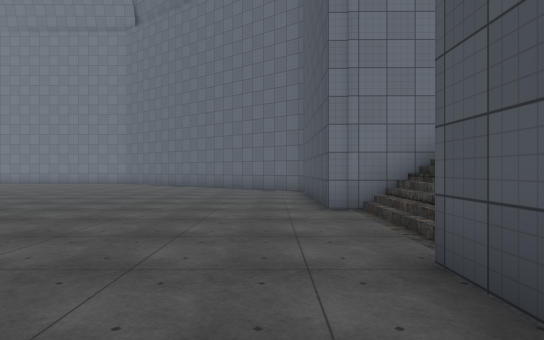
[1] (above)

23 first-person views from a walk through a scene from a Unity 3-D project. The camera is 1.4 m above the floor, looks level and sees 75° across. The floor is counted in squares, 2 m on a side. Each view is taken from the middle of a square. On the plan, view 1 faces up. The plan holds only what a view shows up to about 11 squares ahead; the rest is blank. The place goes on beyond the plan. Some surface patterns are stand-ins.

[2]
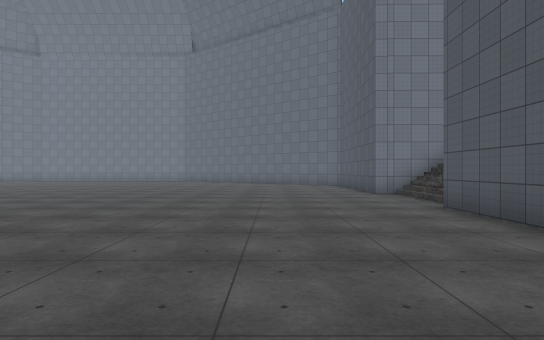

[3]
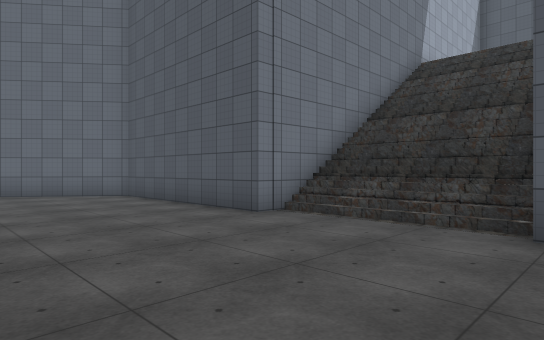

[4]
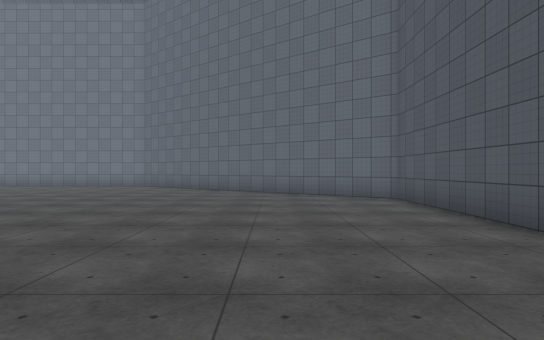

[5]
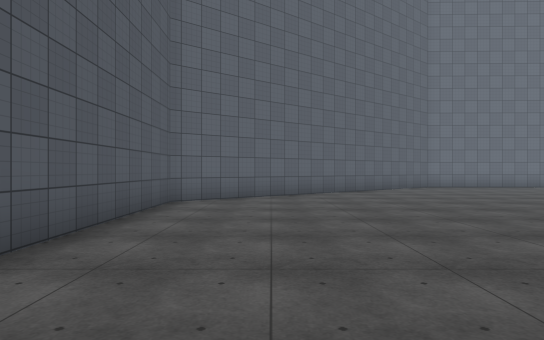

[6]
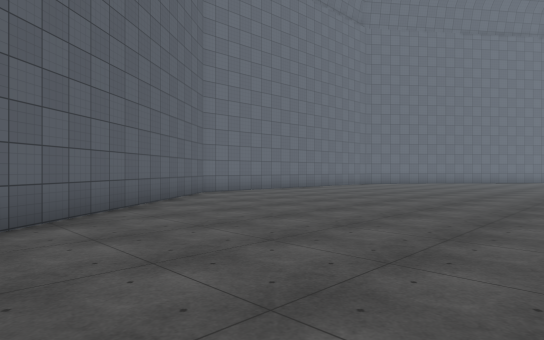

[7]
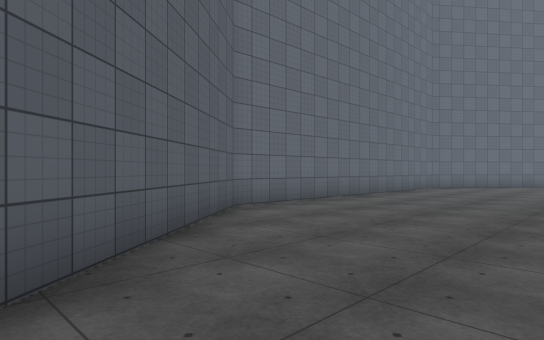

[8]
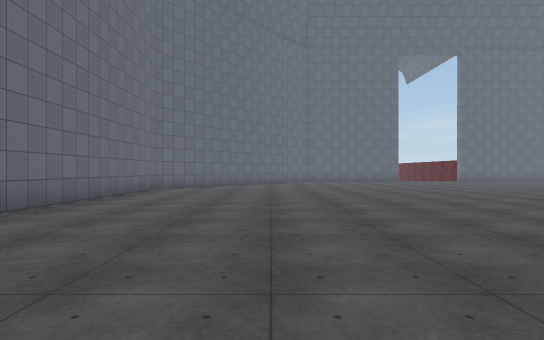

[9]
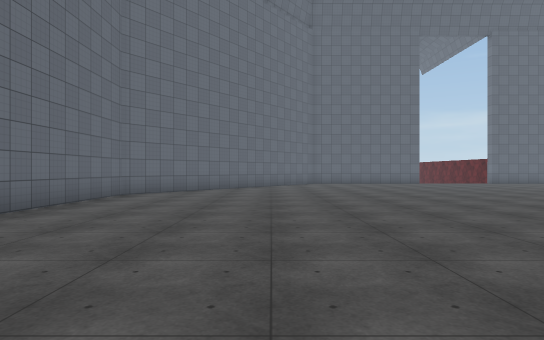

[10]
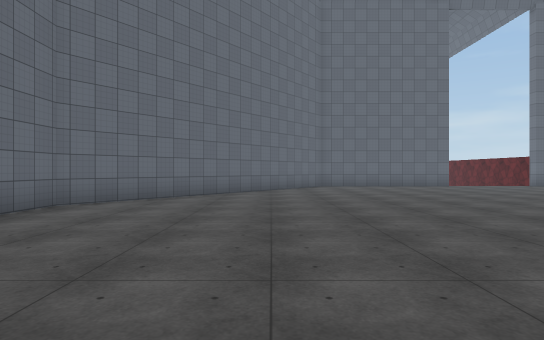

[11]
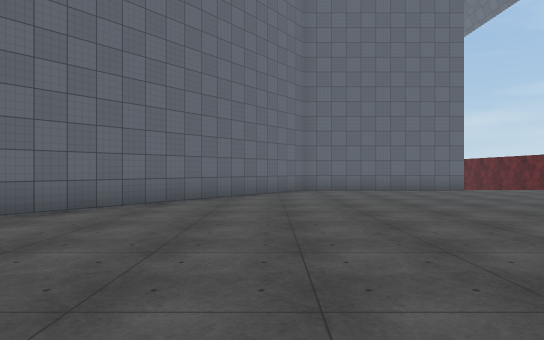

[12]
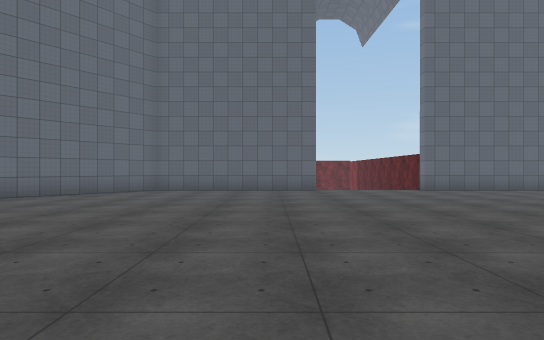

[13]
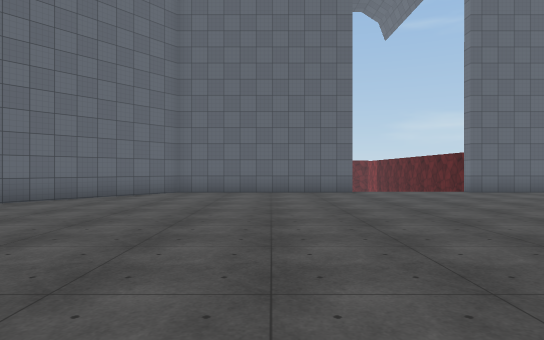

[14]
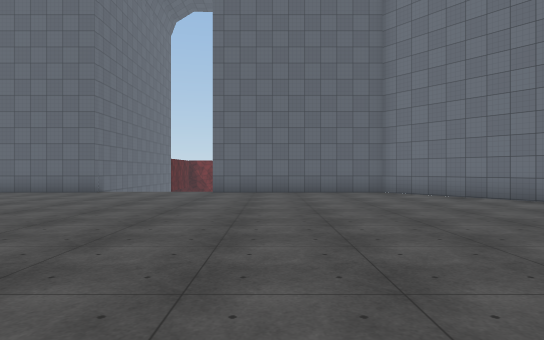

[15]
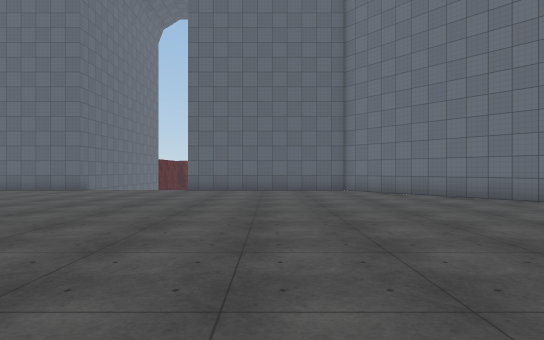

[16]
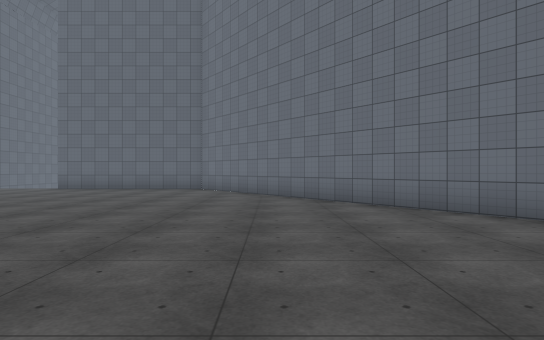

[17]
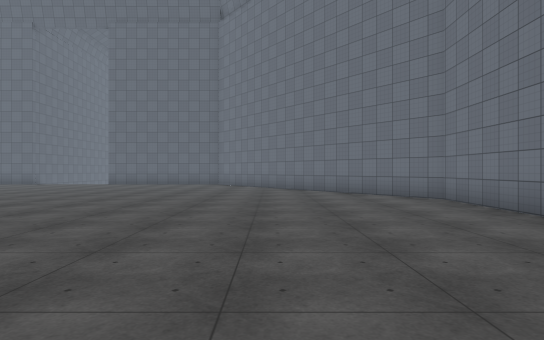

[18]
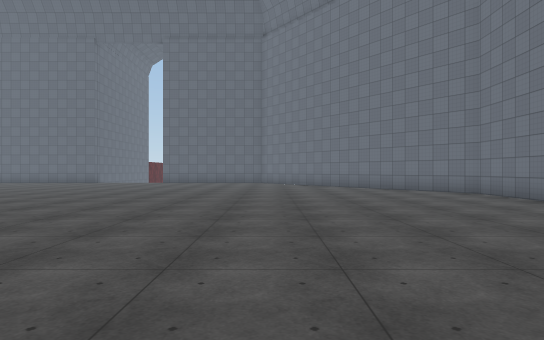

[19]
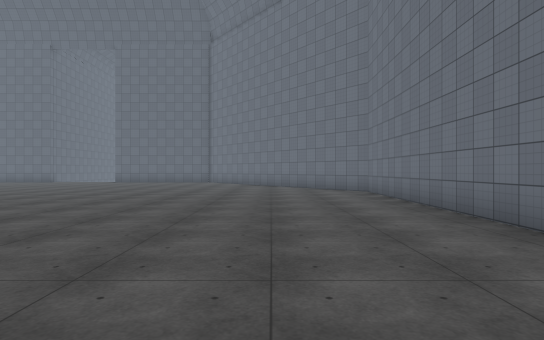

[20]
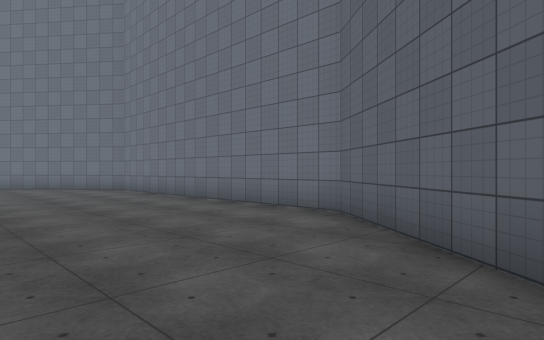

[21]
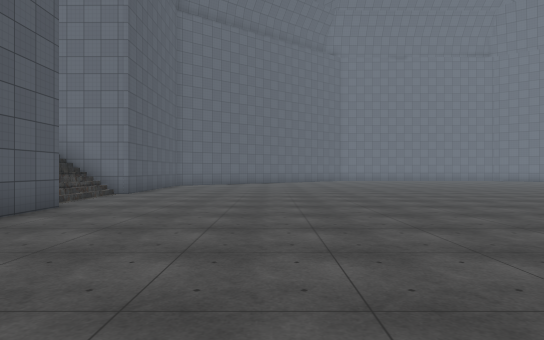

[22]
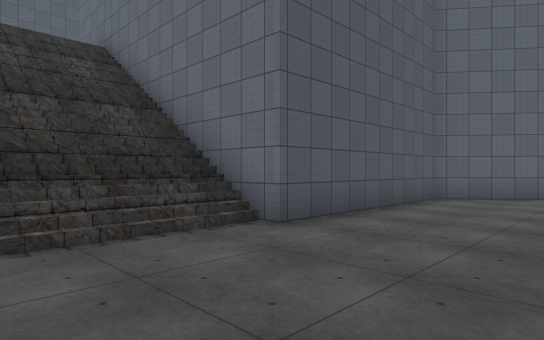

[23]
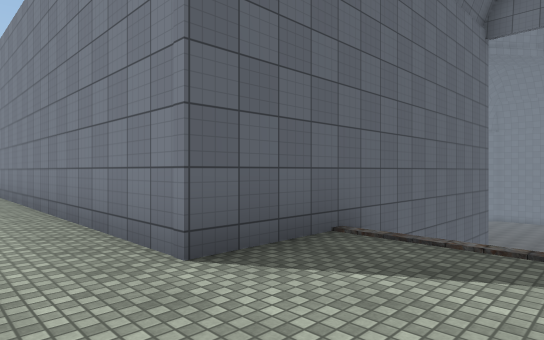

### Floor plan
Key: @ floor where view 1 was taken; # wall or solid block; . main floor; : floor 7.5 m higher than the main floor; / step, stairs or slope.
Columns run from 25 left of view 1 to 11 right of it. Each row starts with its distance up from view 1.
 18        #############
 17       ##...........##
 16     ###.............##
 15    ##.................
 14   ##...................##
 13 ###.....................###
 12 #.........................#
 11 #.........................#
 10 #.........................#
  9 #................ ........#
  8 #..............   ........#
  7 #.............  ..........########
  6 ............    ...........//////
  5 ...........     ...........//////:: :
  4 ..........     ............//////:::
  3 ...........    ............//////::::
  2 #............  ............########::
  1 #.............     ........#      #::
  0 #...............    .....@.#      #:
 -1 #..........................#      #:
 -2 #..........................#      #:
 -3 #.........................##      #:
 -4 ##.......................##       #:
 -5  ##.....................##        #:
 -6   ###.................###         #
 -7     ##...............##
 -8      ##.............##
 -9       ##..........###
-10        ############

Where each view was taken, in squares from view 1:
view 1: 0 up, 0 right, facing up
view 2: 4 down, 2 left, facing up
view 3: 2 up, 3 left, facing up-right
view 4: 3 up, 2 left, facing up
view 5: 5 up, 1 left, facing down
view 6: 0 up, 1 left, facing down-left
view 7: 4 down, 3 left, facing down-left
view 8: 5 down, 4 left, facing left
view 9: 5 down, 7 left, facing left
view 10: 5 down, 10 left, facing left
view 11: 4 down, 13 left, facing left
view 12: 1 up, 13 left, facing left
view 13: 0 up, 14 left, facing left
view 14: 8 up, 14 left, facing left
view 15: 9 up, 13 left, facing left
view 16: 14 up, 12 left, facing left
view 17: 14 up, 8 left, facing left
view 18: 12 up, 6 left, facing left
view 19: 15 up, 5 left, facing left
view 20: 13 up, 4 left, facing up-left
view 21: 13 up, 3 left, facing down
view 22: 6 up, 2 left, facing down-right
view 23: 5 up, 11 right, facing down-left
